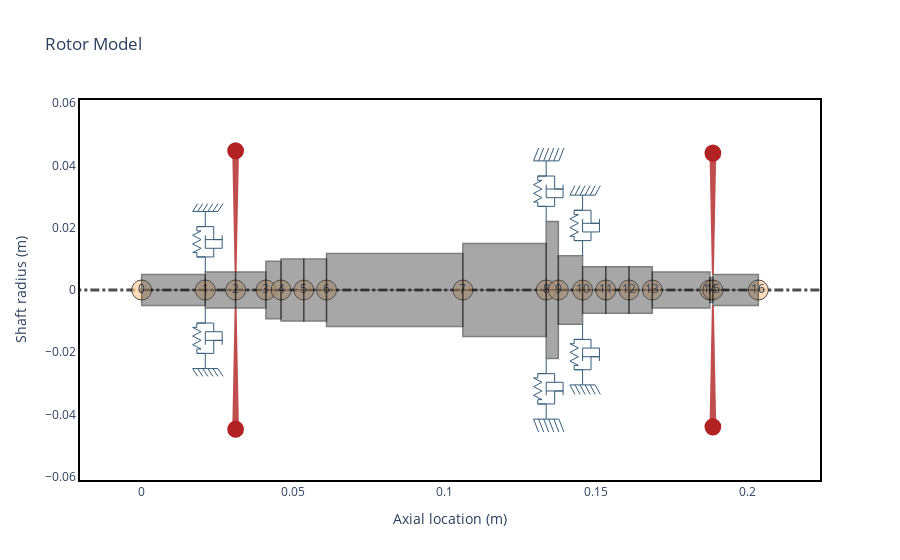

Notebook source saved alongside this figure:
### Code cell
# Moment approach
mermaid_rotor_static_2 = rs.Rotor(
    shaft_elements=shaft_elements,
    disk_elements=rotor_elements_2,
    bearing_elements=bearing_elements_static,
)

mermaid_rotor_static_2.plot_rotor()
